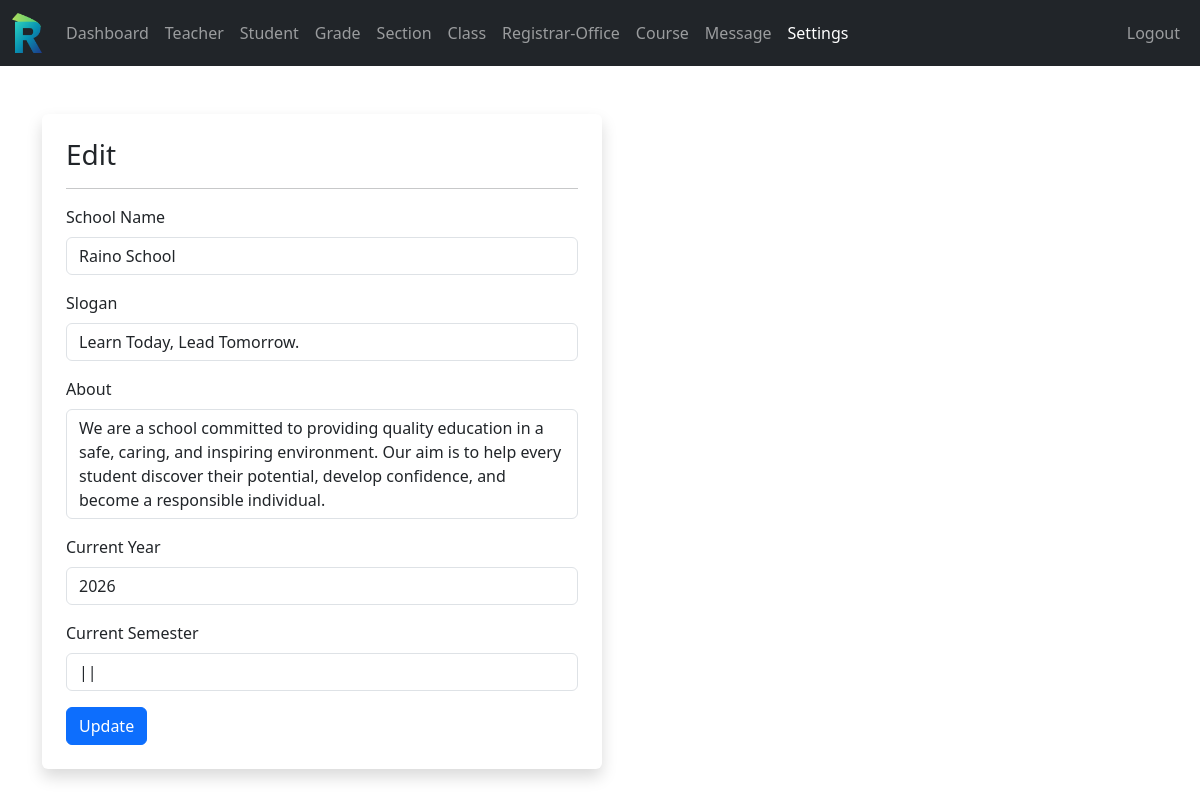
/admin/settings.php (signed in), run on the app's committed database.
### tables this page shows
CREATE TABLE `setting` (
  `id` int(11) NOT NULL,
  `current_year` int(11) NOT NULL,
  `current_semester` varchar(11) NOT NULL,
  `school_name` varchar(100) NOT NULL,
  `slogan` varchar(300) NOT NULL,
  `about` text NOT NULL
);

### data/setting.php (called while the page is built)
<?php
function getsetting($conn){
    $sql = "SELECT * FROM setting";
    $stmt = $conn->prepare($sql);
    $stmt->execute();
    if ($stmt->rowCount() == 1){
        $settings = $stmt->fetch();
        return $settings;
    } else {
        return 0;
    }
}

### admin/settings.php (the view, shortened to what this page needs)
<?php
if (isset($_SESSION['admin_id']) && isset($_SESSION['role'])) {
    if ($_SESSION['role'] == 'Admin') {
        include "../DB_connection.php";
        include "../data/setting.php";
        $setting = getsetting($conn);
?>
<!DOCTYPE html>
<html lang="en">
<head>
    <link rel="stylesheet" href="https://cdn.jsdelivr.net/npm/bootstrap@5.3.8/dist/css/bootstrap.min.css">
    <link rel="stylesheet" href="/school-management/style.css">
    <link rel="stylesheet" href="https://cdnjs.cloudflare.com/ajax/libs/font-awesome/4.7.0/css/font-awesome.min.css">
</head>
<body>
    <?php include "../inc/navbar.php"; ?>
    <div class="container mt-5">
        <?php if ($setting != 0) { ?>
        <form method="post" action="req/setting-edit.php"
              class="shadow p-4 rounded bg-white" style="max-width: 560px;">
            <h3>Edit</h3>
            <hr>
            <div class="mb-3">
                <label class="form-label">School Name</label>
                <input type="text" class="form-control" name="school_name"
                       value="<?= htmlspecialchars($setting['school_name'] ?? '') ?>">
            </div>
            <div class="mb-3">
                <label class="form-label">Slogan</label>
                <input type="text" class="form-control" name="slogan"
                       value="<?= htmlspecialchars($setting['slogan'] ?? '') ?>">
            </div>
            <div class="mb-3">
                <label class="form-label">About</label>
                <textarea class="form-control" name="about" rows="4"><?= htmlspecialchars($setting['about'] ?? '') ?></textarea>
            </div>
            <div class="mb-3">
                <label class="form-label">Current Year</label>
                <input type="text" class="form-control" name="current_year"
                       value="<?= htmlspecialchars($setting['current_year'] ?? '') ?>">
            </div>
            <div class="mb-3">
                <label class="form-label">Current Semester</label>
                <input type="text" class="form-control" name="current_semester"
                       value="<?= htmlspecialchars($setting['current_semester'] ?? '') ?>">
            </div>
            <button type="submit" class="btn btn-primary">Update</button>
        </form>
        <?php } else { ?>
            <div class="alert alert-info" role="alert">Empty!</div>
        <?php } ?>
    </div>
</body>
</html>
<?php
    } else {
        header("Location: ../login.php");
        exit;
    }
} else {
    header("Location: ../login.php");
    exit;
}
?>

### style.css (style rules this page uses)
html { scroll-behavior: smooth; }
html, body { margin: 0; padding: 0; height: 100%; }
textarea { resize: none; }

### data on the page
setting: school_name "Raino School", slogan "Learn Today, Lead Tomorrow.", about "We are a school committed to providing quality education in a safe, caring, and inspiring environment. Our aim is to help every student discover their potential, develop confidence, and become a responsible individual.", current_year "2026", current_semester "||"
